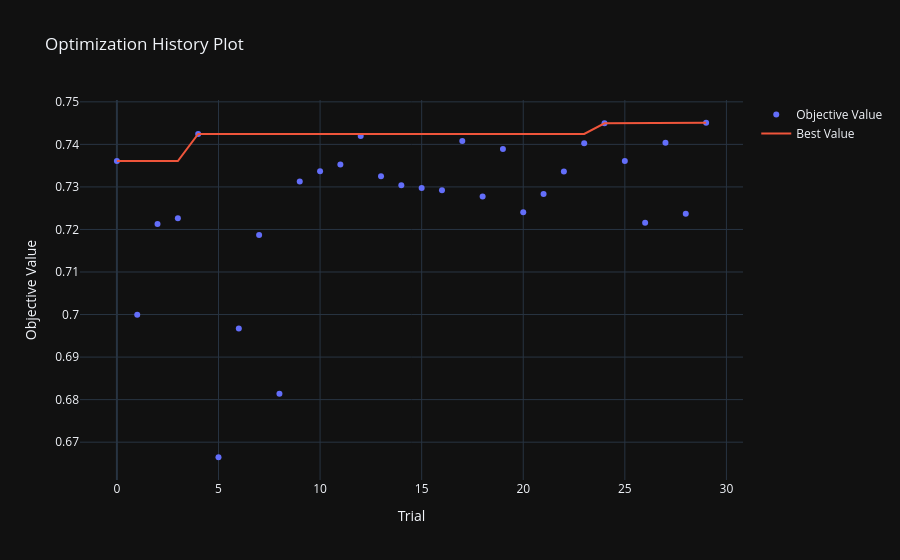
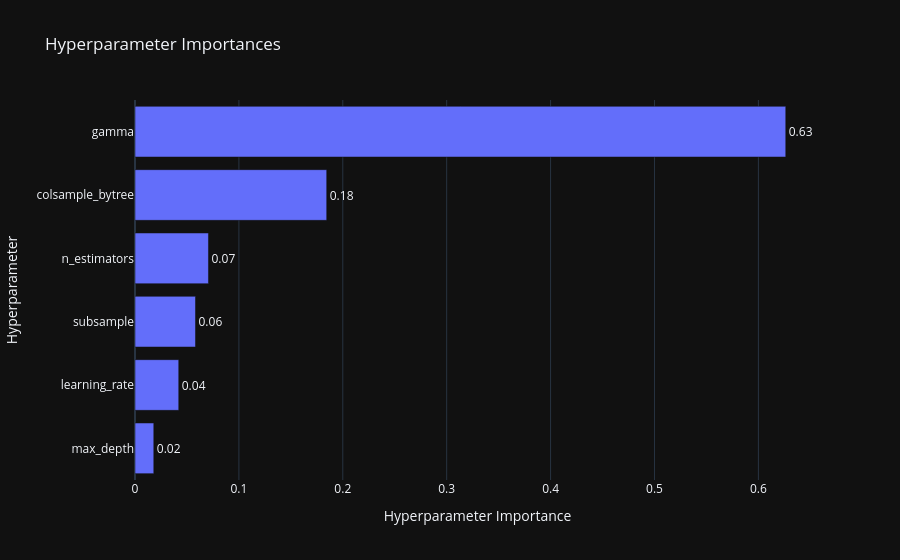

The code cell stored with these charts, in order, in its notebook:
### Code cell
def objective(trial):
    params = {
        'objective': 'multi:softprob',
        'num_class': 6,
        'device': 'cuda',
        'enable_categorical': True,
        'max_depth': trial.suggest_int('max_depth', 3, 10),
        'learning_rate': trial.suggest_float('learning_rate', 1e-3, 0.3, log=True),
        'n_estimators': trial.suggest_int('n_estimators', 50, 500),
        'subsample': trial.suggest_float('subsample', 0.6, 1.0),
        'colsample_bytree': trial.suggest_float('colsample_bytree', 0.6, 1.0),
        'gamma': trial.suggest_float('gamma', 0, 5)
    }

    model = xgb.XGBClassifier(**params, random_state=42)

    cv = StratifiedKFold(n_splits=5, shuffle=True, random_state=42)
    scores = cross_val_score(model, X_train_20_strat, y_train_20_strat, cv=cv, scoring='f1_macro', params={'sample_weight': weights_train})
    return scores.mean()

sampler = optuna.samplers.TPESampler(seed=42)
study = optuna.create_study(direction='maximize', sampler=sampler)
study.optimize(objective, n_trials=30)

print("Beste Hyperparameter:", study.best_params)
print("Bester Macro F1-Score:", study.best_value)

optuna.visualization.plot_optimization_history(study).show()
optuna.visualization.plot_param_importances(study).show()

### Figure 1 — Plotly figure (JSON) as saved in the notebook; plotly's stock layout.template omitted (floating-point values rounded to 4 significant figures)
{"data": [{"mode": "markers", "name": "Objective Value", "x": [0, 1, 2, 3, 4, 5, 6, 7, 8, 9, 10, 11, 12, 13, 14, 15, 16, 17, 18, 19, 20, 21, 22, 23, 24, 25, 26, 27, 28, 29], "y": [0.7361, 0.7, 0.7213, 0.7226, 0.7425, 0.6665, 0.6967, 0.7187, 0.6814, 0.7313, 0.7337, 0.7353, 0.742, 0.7325, 0.7304, 0.7297, 0.7292, 0.7408, 0.7278, 0.7389, 0.7241, 0.7283, 0.7336, 0.7403, 0.7449, 0.7361, 0.7216, 0.7404, 0.7237, 0.7451], "type": "scatter"}, {"mode": "lines", "name": "Best Value", "x": [0, 1, 2, 3, 4, 5, 6, 7, 8, 9, 10, 11, 12, 13, 14, 15, 16, 17, 18, 19, 20, 21, 22, 23, 24, 25, 26, 27, 28, 29], "y": [0.7361, 0.7361, 0.7361, 0.7361, 0.7425, 0.7425, 0.7425, 0.7425, 0.7425, 0.7425, 0.7425, 0.7425, 0.7425, 0.7425, 0.7425, 0.7425, 0.7425, 0.7425, 0.7425, 0.7425, 0.7425, 0.7425, 0.7425, 0.7425, 0.7449, 0.7449, 0.7449, 0.7449, 0.7449, 0.7451], "type": "scatter"}, {"marker": {"color": "#cccccc"}, "mode": "markers", "name": "Infeasible Trial", "showlegend": false, "x": [], "y": [], "type": "scatter"}], "layout": {"title": {"text": "Optimization History Plot"}, "xaxis": {"title": {"text": "Trial"}}, "yaxis": {"title": {"text": "Objective Value"}}}}

### Figure 2 — Plotly figure (JSON) as saved in the notebook; plotly's stock layout.template omitted (floating-point values rounded to 4 significant figures)
{"data": [{"cliponaxis": false, "hovertemplate": ["max_depth (IntDistribution): 0.018085175239248723<extra></extra>", "learning_rate (FloatDistribution): 0.04209718187919127<extra></extra>", "subsample (FloatDistribution): 0.058229660949570654<extra></extra>", "n_estimators (IntDistribution): 0.07072573816875563<extra></extra>", "colsample_bytree (FloatDistribution): 0.1845159155264026<extra></extra>", "gamma (FloatDistribution): 0.626346328236831<extra></extra>"], "name": "Objective Value", "orientation": "h", "text": ["0.02", "0.04", "0.06", "0.07", "0.18", "0.63"], "textposition": "outside", "x": [0.01809, 0.0421, 0.05823, 0.07073, 0.1845, 0.6263], "y": ["max_depth", "learning_rate", "subsample", "n_estimators", "colsample_bytree", "gamma"], "type": "bar"}], "layout": {"title": {"text": "Hyperparameter Importances"}, "xaxis": {"title": {"text": "Hyperparameter Importance"}}, "yaxis": {"title": {"text": "Hyperparameter"}}}}
